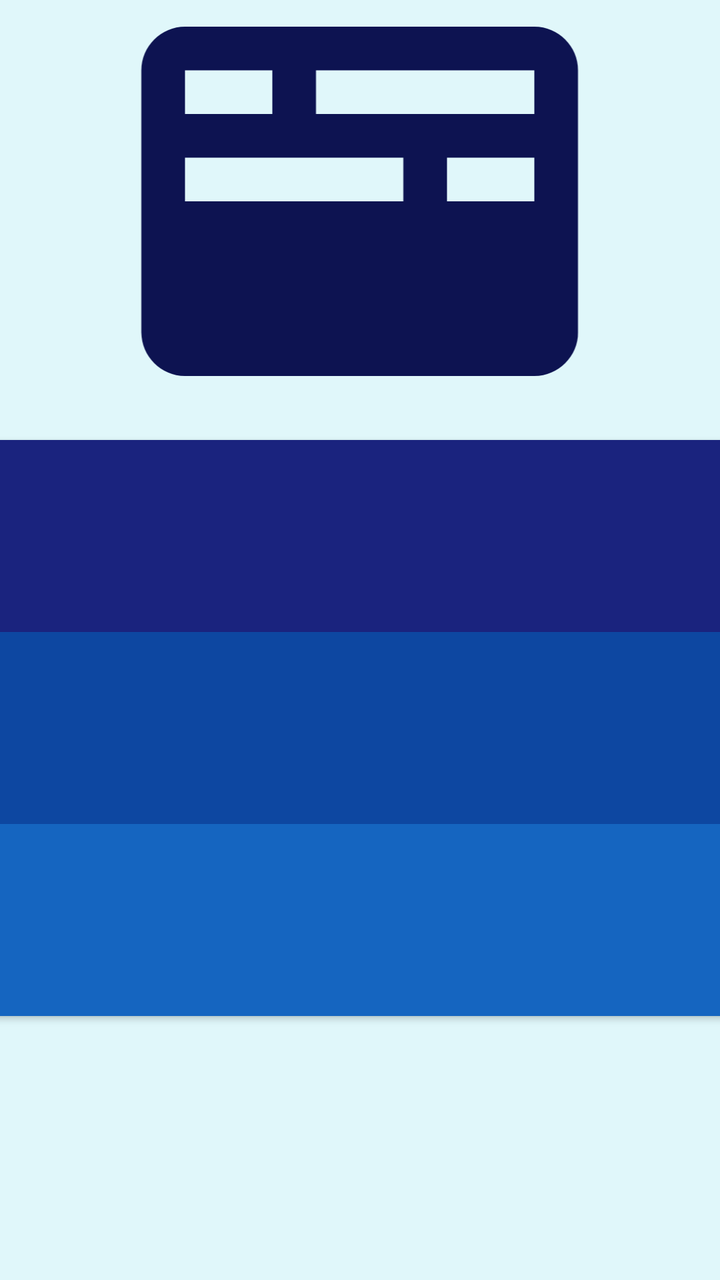
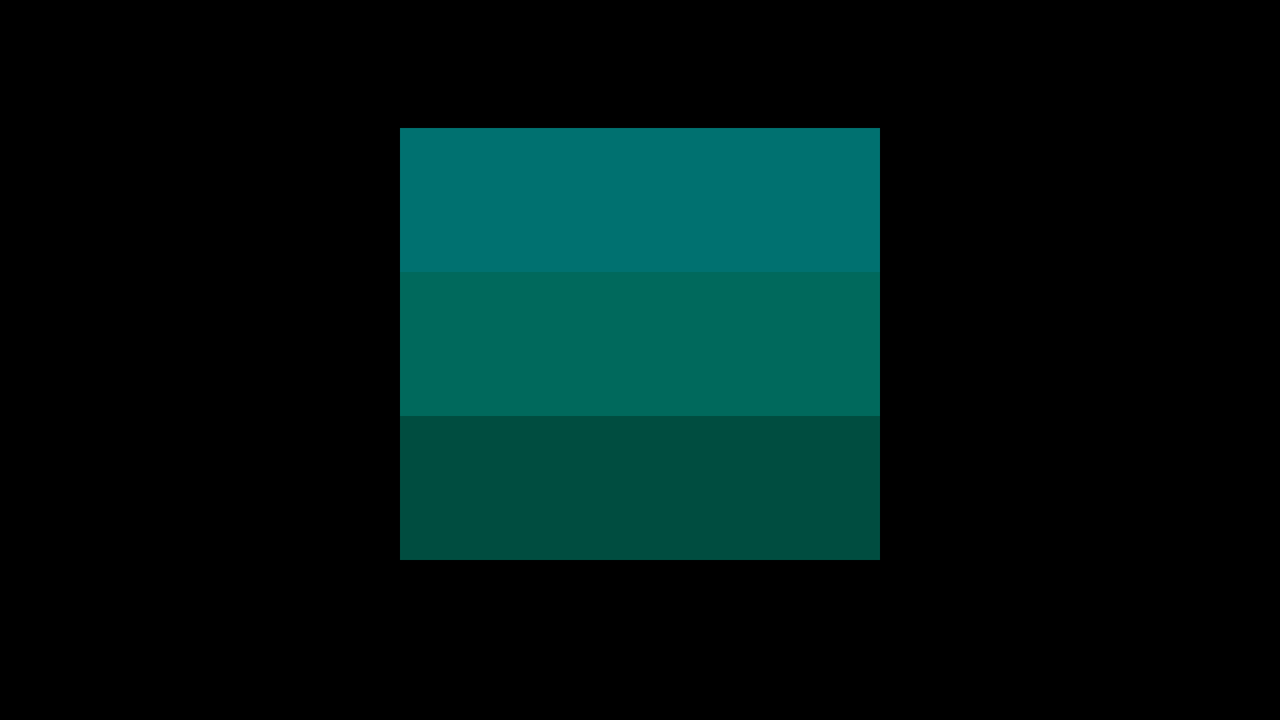

Compare how this app lays out the same screen by default and in its alternative resource folder. The renders come first, then the two layout files and the values they reference.
<!-- AndroidManifest.xml: application theme Theme.TermPlanner -->
<!-- res/layout/activity_main.xml -->
<?xml version="1.0" encoding="utf-8"?>
<androidx.constraintlayout.widget.ConstraintLayout xmlns:android="http://schemas.android.com/apk/res/android"
    xmlns:app="http://schemas.android.com/apk/res-auto"
    xmlns:tools="http://schemas.android.com/tools"
    android:layout_width="match_parent"
    android:layout_height="match_parent"
    android:background="#E0F7FA"
    tools:context=".UI.MainMenuActivity">


    <Button
        android:id="@+id/coursesBtn"
        android:layout_width="384dp"
        android:layout_height="96dp"
        android:layout_marginBottom="248dp"
        android:backgroundTint="#0D47A1"
        android:insetTop="0dp"
        android:insetBottom="0dp"
        android:textAppearance="@style/TextAppearance.AppCompat.Body1"
        android:textSize="18sp"
        app:cornerRadius="0dp"
        app:layout_constraintBottom_toBottomOf="parent"
        app:layout_constraintEnd_toEndOf="parent"
        app:layout_constraintHorizontal_bias="0.481"
        app:layout_constraintStart_toStartOf="parent"
        app:layout_constraintTop_toBottomOf="@+id/termsBtn"
        app:layout_constraintVertical_bias="0.0" />


    <Button
        android:id="@+id/termsBtn"
        android:layout_width="384dp"
        android:layout_height="96dp"
        android:layout_marginBottom="324dp"
        android:backgroundTint="#1A237E"
        android:insetTop="0dp"
        android:insetBottom="0dp"
        android:textAppearance="@style/TextAppearance.AppCompat.Body1"
        android:textSize="18sp"
        app:cornerRadius="0dp"
        app:layout_constraintBottom_toBottomOf="parent"
        app:layout_constraintEnd_toEndOf="parent"
        app:layout_constraintHorizontal_bias="0.481"
        app:layout_constraintStart_toStartOf="parent" />

    <Button
        android:id="@+id/assessmentsBtn"
        android:layout_width="384dp"
        android:layout_height="96dp"
        android:layout_marginBottom="8dp"
        android:backgroundTint="#1565C0"
        android:insetTop="0dp"
        android:insetBottom="0dp"
        android:textAppearance="@style/TextAppearance.AppCompat.Body1"
        android:textSize="18sp"
        app:cornerRadius="0dp"
        app:layout_constraintBottom_toBottomOf="parent"
        app:layout_constraintEnd_toEndOf="parent"
        app:layout_constraintHorizontal_bias="0.481"
        app:layout_constraintStart_toStartOf="parent"
        app:layout_constraintTop_toBottomOf="@+id/coursesBtn"
        app:layout_constraintVertical_bias="0.0" />

    <ImageView
        android:id="@+id/imageView"
        android:layout_width="351dp"
        android:layout_height="262dp"
        android:rotation="-180"
        app:layout_constraintBottom_toTopOf="@+id/termsBtn"
        app:layout_constraintEnd_toEndOf="parent"
        app:layout_constraintHorizontal_bias="0.481"
        app:layout_constraintStart_toStartOf="parent"
        app:layout_constraintTop_toTopOf="parent"
        app:layout_constraintVertical_bias="0.734"
        app:srcCompat="@drawable/ic_baseline_subtitles_24" />



</androidx.constraintlayout.widget.ConstraintLayout>
<!-- resources referenced by this layout -->
<resources>
  <!-- drawable ic_baseline_subtitles_24 (drawable) -->
  <vector android:height="24dp" android:tint="#0D1351"
      android:viewportHeight="24" android:viewportWidth="24"
      android:width="24dp" xmlns:android="http://schemas.android.com/apk/res/android">
      <path android:fillColor="@android:color/white" android:pathData="M20,4L4,4c-1.1,0 -2,0.9 -2,2v12c0,1.1 0.9,2 2,2h16c1.1,0 2,-0.9 2,-2L22,6c0,-1.1 -0.9,-2 -2,-2zM4,12h4v2L4,14v-2zM14,18L4,18v-2h10v2zM20,18h-4v-2h4v2zM20,14L10,14v-2h10v2z"/>
  </vector>
  <style name="Theme.TermPlanner" parent="Theme.MaterialComponents.DayNight.DarkActionBar">
          
          <item name="colorPrimary">@color/purple_700</item>
          <item name="colorPrimaryVariant">@color/purple_700</item>
          <item name="colorOnPrimary">@color/white</item>
          
          <item name="colorSecondary">@color/teal_200</item>
          <item name="colorSecondaryVariant">@color/teal_700</item>
          <item name="colorOnSecondary">@color/black</item>
          
          <item name="android:statusBarColor" tools:targetApi="l">?attr/colorPrimaryVariant</item>
          
      </style>
  <color name="purple_700">#372B47</color>
  <color name="white">#FFFFFFFF</color>
  <color name="teal_200">#FF03DAC5</color>
  <color name="teal_700">#007170</color>
  <color name="black">#FF000000</color>
</resources>
<!-- res/layout-land/activity_main.xml (the repository's variant of the layout above) -->
<!-- drawn on the phone turned sideways -->
<?xml version="1.0" encoding="utf-8"?>
<androidx.constraintlayout.widget.ConstraintLayout xmlns:android="http://schemas.android.com/apk/res/android"
    xmlns:app="http://schemas.android.com/apk/res-auto"
    xmlns:tools="http://schemas.android.com/tools"
    android:layout_width="match_parent"
    android:layout_height="match_parent"
    android:background="@color/black"
    tools:context=".UI.MainMenuActivity">


    <LinearLayout
        android:layout_width="match_parent"
        android:layout_height="wrap_content"
        android:layout_marginTop="16dp"
        android:layout_marginBottom="32dp"
        android:orientation="vertical"
        app:layout_constraintBottom_toBottomOf="parent"
        app:layout_constraintEnd_toEndOf="parent"
        app:layout_constraintStart_toStartOf="parent"
        app:layout_constraintTop_toTopOf="parent">

        <Button
            android:id="@+id/termsBtn"
            android:layout_width="match_parent"
            android:layout_height="72dp"
            android:layout_marginStart="200dp"
            android:layout_marginEnd="200dp"
            android:backgroundTint="@color/teal_700"
            android:insetTop="0dp"
            android:insetBottom="0dp"
            android:textStyle="bold|italic"
            android:textSize="18sp"
            app:cornerRadius="0dp" />

        <Button
            android:id="@+id/coursesBtn"
            android:layout_width="match_parent"
            android:layout_height="72dp"
            android:layout_marginStart="200dp"
            android:layout_marginEnd="200dp"
            android:backgroundTint="#00695C"
            android:insetTop="0dp"
            android:insetBottom="0dp"
            android:textStyle="bold|italic"
            android:textAppearance="@style/TextAppearance.AppCompat.Body1"
            android:textSize="18sp"
            app:cornerRadius="0dp" />

        <Button
            android:id="@+id/assessmentsBtn"
            android:layout_width="match_parent"
            android:layout_height="72dp"
            android:layout_marginStart="200dp"
            android:layout_marginEnd="200dp"
            android:backgroundTint="#004D40"
            android:insetTop="0dp"
            android:textStyle="bold|italic"
            android:insetBottom="0dp"
            android:textAppearance="@style/TextAppearance.AppCompat.Body1"
            android:textSize="18sp"
            app:cornerRadius="0dp" />

    </LinearLayout>


</androidx.constraintlayout.widget.ConstraintLayout>
<!-- resources referenced by the variant -->
<!-- as the phone turned sideways resolves them -->
<resources>
  <color name="black">#FF000000</color>
  <color name="teal_700">#007170</color>
  <style name="Theme.TermPlanner" parent="Theme.MaterialComponents.DayNight.DarkActionBar">
          
          <item name="colorPrimary">@color/purple_700</item>
          <item name="colorPrimaryVariant">@color/purple_700</item>
          <item name="colorOnPrimary">@color/white</item>
          
          <item name="colorSecondary">@color/teal_200</item>
          <item name="colorSecondaryVariant">@color/teal_700</item>
          <item name="colorOnSecondary">@color/black</item>
          
          <item name="android:statusBarColor" tools:targetApi="l">?attr/colorPrimaryVariant</item>
          
      </style>
  <color name="purple_700">#372B47</color>
  <color name="white">#FFFFFFFF</color>
  <color name="teal_200">#FF03DAC5</color>
</resources>
